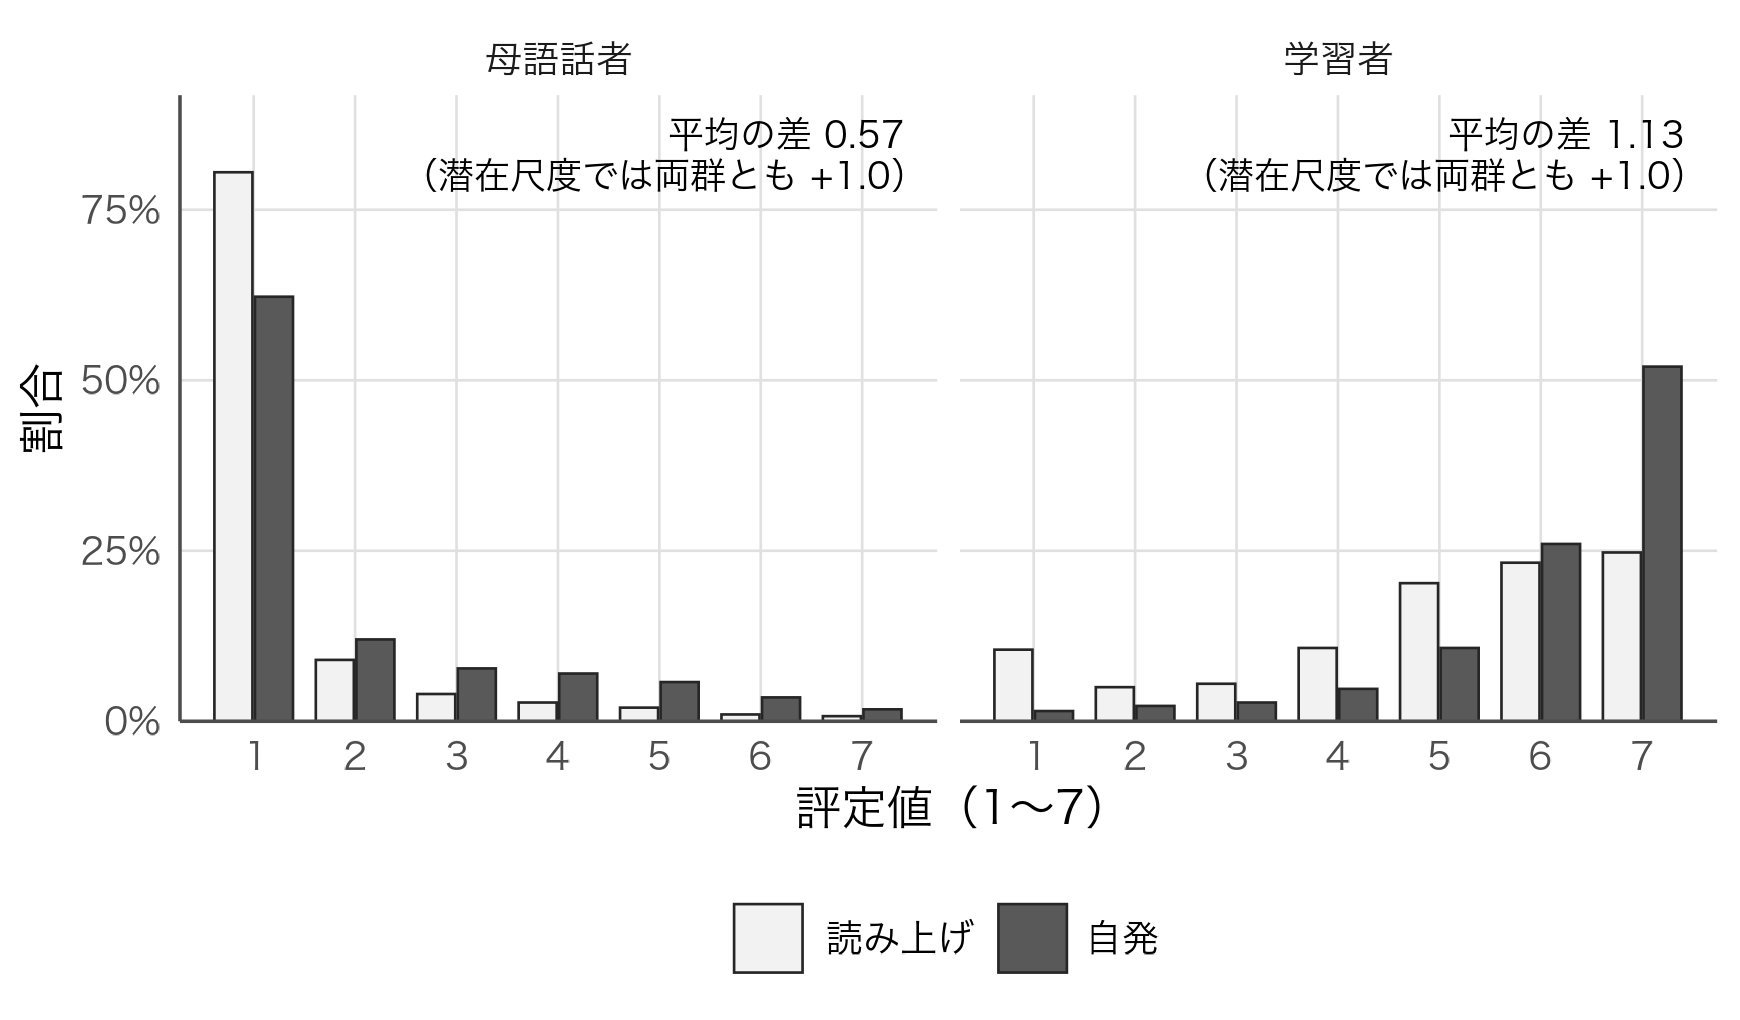

Source code (R):
# 図11-2：床効果が「存在しない交互作用」を作る。潜在尺度の効果は両群とも+1.0（交互作用ゼロ）。
# データ生成は第11章11.2節のコード（seed 99）と同一。
suppressPackageStartupMessages(library(tidyverse))
source("figures/style.R")
set.seed(99)
n_rater <- 20; n_talker <- 40
talkers <- tibble(talker = sprintf("T%02d", 1:n_talker), l1 = rep(c("native", "learner"), each = n_talker / 2))
rd <- expand_grid(rater = sprintf("R%02d", 1:n_rater), talker = talkers$talker, task = c("read", "spont")) %>%
  left_join(talkers, by = "talker") %>%
  mutate(eta = if_else(l1 == "learner", 4.0, 0) + if_else(task == "spont", 1.0, 0) + rlogis(n()),
         rating = as.integer(cut(eta, breaks = c(-Inf, 1.5, 2.0, 2.5, 3.0, 3.8, 5.0, Inf), labels = 1:7)))
print(table(rd$rating))
m <- rd %>% group_by(l1, task) %>% summarise(mean_rating = round(mean(rating), 3), .groups = "drop") %>%
  pivot_wider(names_from = task, values_from = mean_rating) %>% mutate(diff = spont - read)
print(m)
stopifnot(as.integer(table(rd$rating)) == c(619, 113, 80, 101, 155, 215, 317),
          round(m$diff, 3)[m$l1 == "learner"] == 1.13, round(m$diff, 3)[m$l1 == "native"] == 0.567)
rd <- rd %>% mutate(grp = factor(ifelse(l1 == "native", "母語話者", "学習者"), levels = c("母語話者", "学習者")),
                    tk = factor(ifelse(task == "read", "読み上げ", "自発"), levels = c("読み上げ", "自発")))
dist <- rd %>% count(grp, tk, rating) %>% group_by(grp, tk) %>% mutate(p = n / sum(n)) %>% ungroup()
ann <- m %>% mutate(grp = factor(ifelse(l1 == "native", "母語話者", "学習者"), levels = c("母語話者", "学習者")),
                    lab = sprintf("平均の差 %.2f\n（潜在尺度では両群とも +1.0）", diff))
p <- ggplot(dist, aes(rating, p, fill = tk)) +
  geom_col(position = position_dodge(width = 0.8), width = 0.75, colour = "grey15", linewidth = 0.3) +
  geom_text(data = ann, aes(x = 7.4, y = 0.88, label = lab), inherit.aes = FALSE, hjust = 1, vjust = 1, size = 3, family = "hira", lineheight = 0.95) +
  facet_wrap(~grp) +
  scale_fill_manual(values = c("grey95", "grey35"), name = NULL) +
  scale_x_continuous(breaks = 1:7) +
  scale_y_continuous(labels = scales::percent_format(accuracy = 1), limits = c(0, 0.9), expand = expansion(mult = c(0, 0.02))) +
  labs(x = "評定値（1〜7）", y = "割合")
save_fig(p, "ch11_floor_effect", w = 5.8, h = 3.4)
